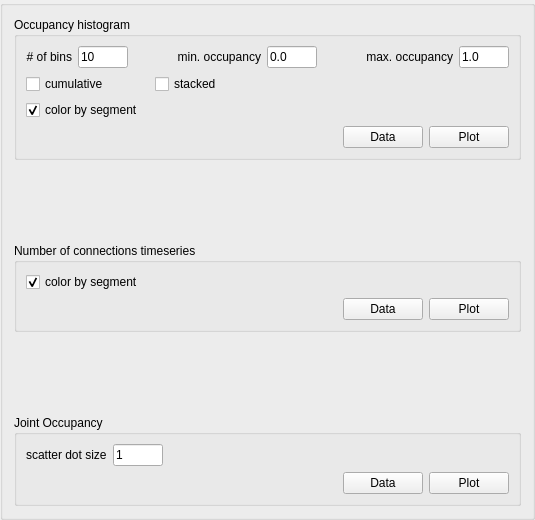
<?xml version="1.0" encoding="UTF-8"?>
<ui version="4.0">
 <class>GroupBox</class>
 <widget class="QGroupBox" name="GroupBox">
  <property name="geometry">
   <rect>
    <x>0</x>
    <y>0</y>
    <width>535</width>
    <height>520</height>
   </rect>
  </property>
  <property name="sizePolicy">
   <sizepolicy hsizetype="Preferred" vsizetype="Minimum">
    <horstretch>0</horstretch>
    <verstretch>0</verstretch>
   </sizepolicy>
  </property>
  <property name="windowTitle">
   <string>GroupBox</string>
  </property>
  <layout class="QVBoxLayout" name="verticalLayout_2">
   <item>
    <widget class="QGroupBox" name="groupBox_occupancy_histogram">
     <property name="title">
      <string>Occupancy histogram</string>
     </property>
     <layout class="QVBoxLayout" name="verticalLayout">
      <item>
       <layout class="QHBoxLayout" name="horizontalLayout">
        <item>
         <widget class="QLabel" name="label_56">
          <property name="maximumSize">
           <size>
            <width>16777215</width>
            <height>16777215</height>
           </size>
          </property>
          <property name="text">
           <string># of bins</string>
          </property>
          <property name="alignment">
           <set>Qt::AlignRight|Qt::AlignTrailing|Qt::AlignVCenter</set>
          </property>
         </widget>
        </item>
        <item>
         <widget class="QLineEdit" name="lineEdit_bins">
          <property name="minimumSize">
           <size>
            <width>50</width>
            <height>0</height>
           </size>
          </property>
          <property name="maximumSize">
           <size>
            <width>50</width>
            <height>16777215</height>
           </size>
          </property>
          <property name="text">
           <string>10</string>
          </property>
         </widget>
        </item>
        <item>
         <spacer name="horizontalSpacer_3">
          <property name="orientation">
           <enum>Qt::Horizontal</enum>
          </property>
          <property name="sizeHint" stdset="0">
           <size>
            <width>40</width>
            <height>20</height>
           </size>
          </property>
         </spacer>
        </item>
        <item>
         <widget class="QLabel" name="label_55">
          <property name="maximumSize">
           <size>
            <width>16777215</width>
            <height>16777215</height>
           </size>
          </property>
          <property name="text">
           <string>min. occupancy</string>
          </property>
          <property name="alignment">
           <set>Qt::AlignRight|Qt::AlignTrailing|Qt::AlignVCenter</set>
          </property>
         </widget>
        </item>
        <item>
         <widget class="QLineEdit" name="lineEdit_minimum">
          <property name="minimumSize">
           <size>
            <width>50</width>
            <height>0</height>
           </size>
          </property>
          <property name="maximumSize">
           <size>
            <width>50</width>
            <height>16777215</height>
           </size>
          </property>
          <property name="text">
           <string>0.0</string>
          </property>
         </widget>
        </item>
        <item>
         <spacer name="horizontalSpacer_2">
          <property name="orientation">
           <enum>Qt::Horizontal</enum>
          </property>
          <property name="sizeHint" stdset="0">
           <size>
            <width>40</width>
            <height>20</height>
           </size>
          </property>
         </spacer>
        </item>
        <item>
         <widget class="QLabel" name="label_17">
          <property name="text">
           <string>max. occupancy</string>
          </property>
          <property name="alignment">
           <set>Qt::AlignRight|Qt::AlignTrailing|Qt::AlignVCenter</set>
          </property>
         </widget>
        </item>
        <item>
         <widget class="QLineEdit" name="lineEdit_maximum">
          <property name="minimumSize">
           <size>
            <width>50</width>
            <height>0</height>
           </size>
          </property>
          <property name="maximumSize">
           <size>
            <width>50</width>
            <height>16777215</height>
           </size>
          </property>
          <property name="text">
           <string>1.0</string>
          </property>
         </widget>
        </item>
       </layout>
      </item>
      <item>
       <layout class="QHBoxLayout" name="horizontalLayout_7">
        <item>
         <widget class="QCheckBox" name="checkBox_cumulative_histogram">
          <property name="text">
           <string>cumulative</string>
          </property>
         </widget>
        </item>
        <item>
         <spacer name="horizontalSpacer_12">
          <property name="orientation">
           <enum>Qt::Horizontal</enum>
          </property>
          <property name="sizeType">
           <enum>QSizePolicy::Fixed</enum>
          </property>
          <property name="sizeHint" stdset="0">
           <size>
            <width>40</width>
            <height>20</height>
           </size>
          </property>
         </spacer>
        </item>
        <item>
         <widget class="QCheckBox" name="checkBox_stacked_histogram">
          <property name="text">
           <string>stacked</string>
          </property>
         </widget>
        </item>
        <item>
         <spacer name="horizontalSpacer_11">
          <property name="orientation">
           <enum>Qt::Horizontal</enum>
          </property>
          <property name="sizeHint" stdset="0">
           <size>
            <width>40</width>
            <height>20</height>
           </size>
          </property>
         </spacer>
        </item>
       </layout>
      </item>
      <item>
       <layout class="QHBoxLayout" name="horizontalLayout_6">
        <item>
         <widget class="QCheckBox" name="checkBox_color_segments_occupancy">
          <property name="toolTip">
           <string>&lt;html&gt;&lt;head/&gt;&lt;body&gt;&lt;p align=&quot;justify&quot;&gt;Toggle if histogram bars are colored by segment or molecule. With colors turned on, comparing to other analyses is not possible.&lt;/p&gt;&lt;/body&gt;&lt;/html&gt;</string>
          </property>
          <property name="text">
           <string>color by segment</string>
          </property>
          <property name="checked">
           <bool>true</bool>
          </property>
         </widget>
        </item>
        <item>
         <spacer name="horizontalSpacer_9">
          <property name="orientation">
           <enum>Qt::Horizontal</enum>
          </property>
          <property name="sizeHint" stdset="0">
           <size>
            <width>40</width>
            <height>20</height>
           </size>
          </property>
         </spacer>
        </item>
       </layout>
      </item>
      <item>
       <layout class="QHBoxLayout" name="horizontalLayout_2">
        <item>
         <spacer name="horizontalSpacer">
          <property name="orientation">
           <enum>Qt::Horizontal</enum>
          </property>
          <property name="sizeHint" stdset="0">
           <size>
            <width>40</width>
            <height>20</height>
           </size>
          </property>
         </spacer>
        </item>
        <item>
         <widget class="QPushButton" name="pushButton_save_occupancy">
          <property name="text">
           <string>Data</string>
          </property>
         </widget>
        </item>
        <item>
         <widget class="QPushButton" name="pushButton_plot_occupancy">
          <property name="toolTip">
           <string>&lt;html&gt;&lt;head/&gt;&lt;body&gt;&lt;p&gt;Compute histogram of H bond occupancies. Counts the number of H bonds with an occupancy equal or greater than the respective value.&lt;/p&gt;&lt;/body&gt;&lt;/html&gt;</string>
          </property>
          <property name="text">
           <string>Plot</string>
          </property>
          <property name="autoDefault">
           <bool>false</bool>
          </property>
         </widget>
        </item>
       </layout>
      </item>
     </layout>
    </widget>
   </item>
   <item>
    <spacer name="verticalSpacer_2">
     <property name="orientation">
      <enum>Qt::Vertical</enum>
     </property>
     <property name="sizeHint" stdset="0">
      <size>
       <width>20</width>
       <height>40</height>
      </size>
     </property>
    </spacer>
   </item>
   <item>
    <widget class="QGroupBox" name="groupBox_nb_connections">
     <property name="title">
      <string>Number of connections timeseries</string>
     </property>
     <layout class="QVBoxLayout" name="verticalLayout_3">
      <item>
       <layout class="QHBoxLayout" name="horizontalLayout_5">
        <item>
         <widget class="QCheckBox" name="checkBox_color_segments_timeseries">
          <property name="toolTip">
           <string>&lt;html&gt;&lt;head/&gt;&lt;body&gt;&lt;p align=&quot;justify&quot;&gt;Toggle if histogram bars are colored by segment or molecule. With colors turned on, comparing to other analyses is not possible.&lt;/p&gt;&lt;/body&gt;&lt;/html&gt;</string>
          </property>
          <property name="text">
           <string>color by segment</string>
          </property>
          <property name="checked">
           <bool>true</bool>
          </property>
         </widget>
        </item>
        <item>
         <spacer name="horizontalSpacer_7">
          <property name="orientation">
           <enum>Qt::Horizontal</enum>
          </property>
          <property name="sizeHint" stdset="0">
           <size>
            <width>40</width>
            <height>20</height>
           </size>
          </property>
         </spacer>
        </item>
       </layout>
      </item>
      <item>
       <layout class="QHBoxLayout" name="horizontalLayout_4">
        <item>
         <spacer name="horizontalSpacer_5">
          <property name="orientation">
           <enum>Qt::Horizontal</enum>
          </property>
          <property name="sizeHint" stdset="0">
           <size>
            <width>40</width>
            <height>20</height>
           </size>
          </property>
         </spacer>
        </item>
        <item>
         <widget class="QPushButton" name="pushButton_save_timeseries">
          <property name="text">
           <string>Data</string>
          </property>
         </widget>
        </item>
        <item>
         <widget class="QPushButton" name="pushButton_plot_timeseries">
          <property name="toolTip">
           <string>&lt;html&gt;&lt;head/&gt;&lt;body&gt;&lt;p align=&quot;justify&quot;&gt;Compute the number of H bonds per frame.&lt;/p&gt;&lt;/body&gt;&lt;/html&gt;</string>
          </property>
          <property name="text">
           <string>Plot</string>
          </property>
          <property name="autoDefault">
           <bool>false</bool>
          </property>
         </widget>
        </item>
       </layout>
      </item>
     </layout>
    </widget>
   </item>
   <item>
    <spacer name="verticalSpacer">
     <property name="orientation">
      <enum>Qt::Vertical</enum>
     </property>
     <property name="sizeHint" stdset="0">
      <size>
       <width>20</width>
       <height>40</height>
      </size>
     </property>
    </spacer>
   </item>
   <item>
    <widget class="QGroupBox" name="groupBox_joint_occupancy">
     <property name="title">
      <string>Joint Occupancy</string>
     </property>
     <layout class="QVBoxLayout" name="verticalLayout_4">
      <item>
       <layout class="QHBoxLayout" name="horizontalLayout_10">
        <item>
         <widget class="QLabel" name="label_3">
          <property name="text">
           <string>scatter dot size</string>
          </property>
         </widget>
        </item>
        <item>
         <widget class="QLineEdit" name="lineEdit_scatter_size">
          <property name="maximumSize">
           <size>
            <width>50</width>
            <height>16777215</height>
           </size>
          </property>
          <property name="text">
           <string>1</string>
          </property>
          <property name="placeholderText">
           <string>0 - 100</string>
          </property>
         </widget>
        </item>
        <item>
         <spacer name="horizontalSpacer_10">
          <property name="orientation">
           <enum>Qt::Horizontal</enum>
          </property>
          <property name="sizeHint" stdset="0">
           <size>
            <width>40</width>
            <height>20</height>
           </size>
          </property>
         </spacer>
        </item>
       </layout>
      </item>
      <item>
       <layout class="QHBoxLayout" name="horizontalLayout_3">
        <item>
         <spacer name="horizontalSpacer_4">
          <property name="orientation">
           <enum>Qt::Horizontal</enum>
          </property>
          <property name="sizeHint" stdset="0">
           <size>
            <width>40</width>
            <height>20</height>
           </size>
          </property>
         </spacer>
        </item>
        <item>
         <widget class="QPushButton" name="pushButton_save_jo">
          <property name="text">
           <string>Data</string>
          </property>
         </widget>
        </item>
        <item>
         <widget class="QPushButton" name="pushButton_plot_jo">
          <property name="toolTip">
           <string>&lt;html&gt;&lt;head/&gt;&lt;body&gt;&lt;p align=&quot;justify&quot;&gt;Compute the joint occupancy of the H bond network. The joint occupancy is true, if all H bonds of the network are present in a frame and false otherwise.&lt;/p&gt;&lt;/body&gt;&lt;/html&gt;</string>
          </property>
          <property name="text">
           <string>Plot</string>
          </property>
          <property name="autoDefault">
           <bool>false</bool>
          </property>
         </widget>
        </item>
       </layout>
      </item>
     </layout>
    </widget>
   </item>
  </layout>
 </widget>
 <resources/>
 <connections/>
</ui>
